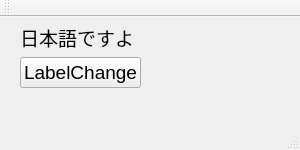
<?xml version="1.0" encoding="UTF-8"?>
<ui version="4.0">
 <class>MainWindow</class>
 <widget class="QMainWindow" name="MainWindow">
  <property name="geometry">
   <rect>
    <x>0</x>
    <y>0</y>
    <width>300</width>
    <height>150</height>
   </rect>
  </property>
  <property name="minimumSize">
   <size>
    <width>300</width>
    <height>150</height>
   </size>
  </property>
  <property name="maximumSize">
   <size>
    <width>300</width>
    <height>150</height>
   </size>
  </property>
  <property name="windowTitle">
   <string>QtSampleLabelIntoForm</string>
  </property>
  <widget class="QWidget" name="centralWidget">
   <widget class="QLabel" name="labelSample">
    <property name="geometry">
     <rect>
      <x>20</x>
      <y>10</y>
      <width>121</width>
      <height>21</height>
     </rect>
    </property>
    <property name="font">
     <font>
      <pointsize>14</pointsize>
     </font>
    </property>
    <property name="text">
     <string>日本語ですよ！</string>
    </property>
   </widget>
   <widget class="QPushButton" name="pushButton">
    <property name="geometry">
     <rect>
      <x>20</x>
      <y>40</y>
      <width>121</width>
      <height>31</height>
     </rect>
    </property>
    <property name="font">
     <font>
      <pointsize>14</pointsize>
     </font>
    </property>
    <property name="text">
     <string>LabelChange</string>
    </property>
   </widget>
  </widget>
  <widget class="QMenuBar" name="menuBar">
   <property name="geometry">
    <rect>
     <x>0</x>
     <y>0</y>
     <width>300</width>
     <height>24</height>
    </rect>
   </property>
  </widget>
  <widget class="QToolBar" name="mainToolBar">
   <attribute name="toolBarArea">
    <enum>TopToolBarArea</enum>
   </attribute>
   <attribute name="toolBarBreak">
    <bool>false</bool>
   </attribute>
  </widget>
  <widget class="QStatusBar" name="statusBar"/>
 </widget>
 <layoutdefault spacing="6" margin="11"/>
 <resources/>
 <connections/>
</ui>
